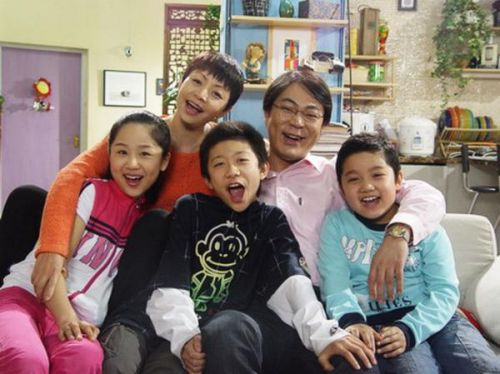
#> input picture python/old/code/image/image2.jpg, 500 x 374 px
$ python '3.1-5透射变换warpPerspective.py'
#> lines starting #> are read from the running program, lines starting #| are printed output that depends on the picture
'''
OpenCV图像处理-几何变换

透射变换是视角变化的结果，是指利用透视中心、像点、目标点三点共线的条件，
按透视旋转定律使承影面（透视面）绕迹线（透视轴）旋转某一角度，破坏原有的投影光线束，
仍能保持承影面上投影几何图形不变的变换。

在opencv中，我们要找到四个点，其中任意三个不共线，然后获取变换矩阵T，再进行透射变换。
通过函数cv.getPerspectiveTransform找到变换矩阵，将cv.warpPerspective应用于此3x3变换矩阵。

'''

import numpy as np
import cv2 as cv
import matplotlib.pyplot as plt

# 1 读取图像
img = cv.imread("../image/image2.jpg")
#> img is the input picture: shape (374, 500, 3); mean B, G, R 115.9, 123, 138.4


# 2 透射变换
rows, cols = img.shape[:2]
#> rows = 374; cols = 500
# 2.1 创建变换矩阵
# 原始点
pts1 = np.float32([[56, 65], [368, 52], [28, 387], [389, 390]])
# 目标点
pts2 = np.float32([[100, 145], [300, 100], [80, 290], [310, 300]])
# 找到变换矩阵
T = cv.getPerspectiveTransform(pts1, pts2)

# 2.2 进行变换
dst = cv.warpPerspective(img, T, (cols, rows))
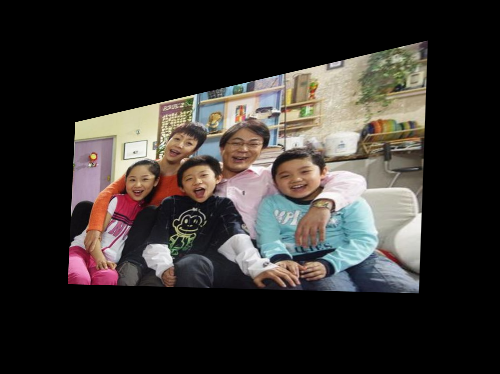
#> dst: shape (374, 500, 3); mean B, G, R 46.6, 49.7, 53.9


# 3 图像显示
plt.figure(figsize=(10, 8), dpi=100)
plt.subplot(121), plt.imshow(img[:, :, ::-1]), plt.title("原图")
plt.subplot(122), plt.imshow(dst[:, :, ::-1]), plt.title("透射后结果")

# 解决中文显示问题
plt.rcParams['font.sans-serif'] = ['KaiTi']  # 指定默认字体
plt.rcParams['axes.unicode_minus'] = False  # 解决保存图像是负号'-'显示为方块的问题
plt.show()
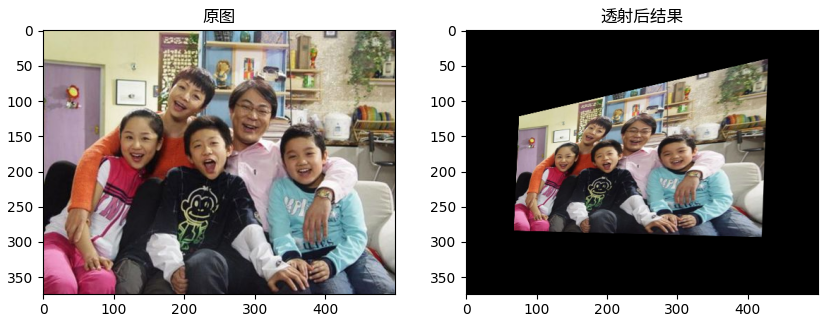
#> figure drawn by matplotlib, 2 panels

$ run again, with python/old/code/image/00.jpg copied over python/old/code/image/image2.jpg
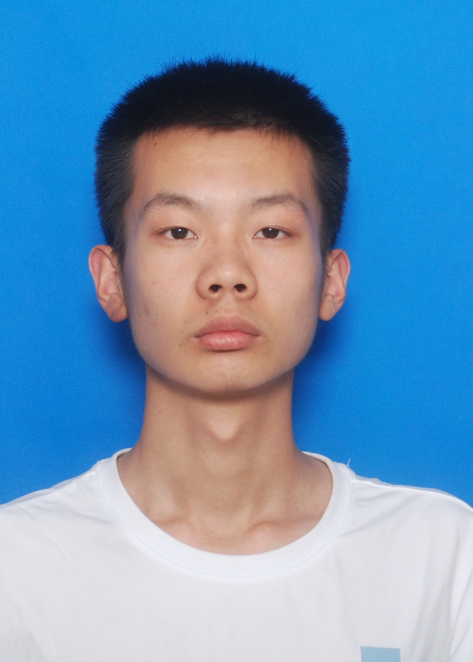
#> input picture python/old/code/image/00.jpg, 945 x 1323 px (shown at 1/2 size)
#> img is the input picture: shape (1323, 945, 3); mean B, G, R 184.7, 150.8, 108.4
#> `dst = cv.warpPerspective(img, T, (cols, rows))`:
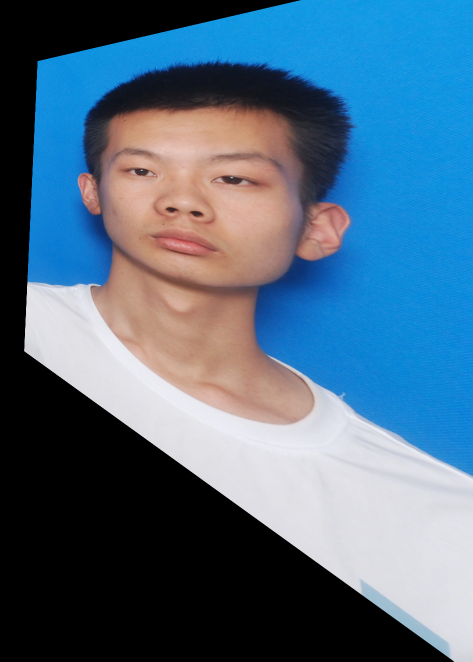
#> dst: shape (1323, 945, 3) (shown at 1/2 size); mean B, G, R 129.1, 106.6, 78.5
#> `plt.show()`:
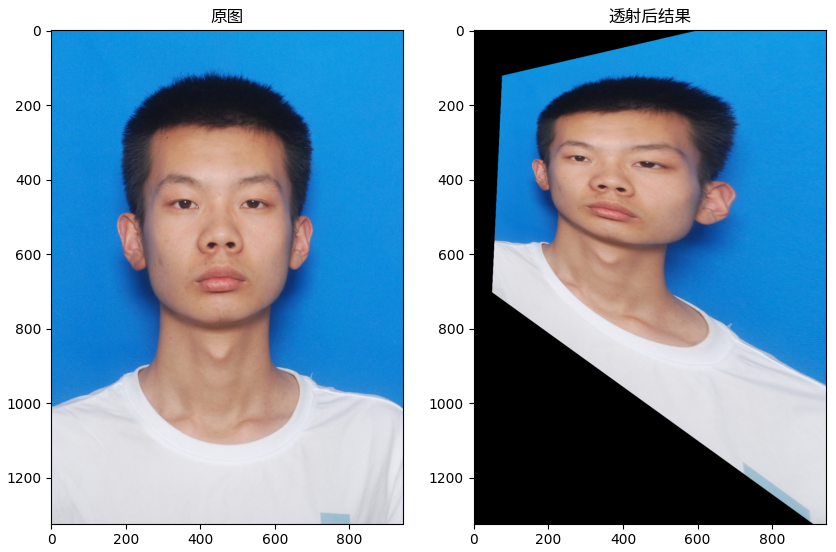
#> figure drawn by matplotlib, 2 panels
